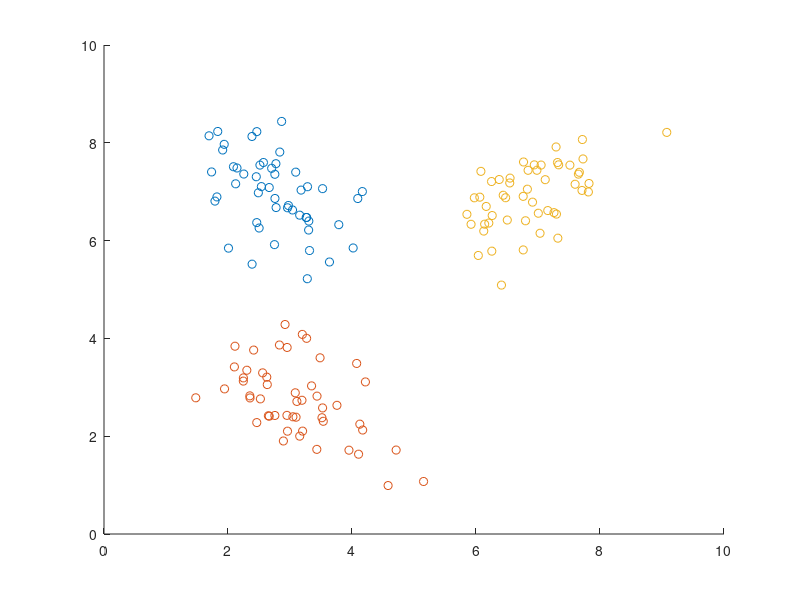

Write MATLAB code to recreate this figure. (Note: this script raises an error after producing the figure.)
function [ train, trainSel, testSel, centroids, classA, classB, classC, testDist, testClassA, testClassB, testClassC, intraClusterADist, intraClusterBDist, intraClusterCDist, classAmean, classBmean, classCmean, classAcov, classBcov, classCcov, classApdf, classBpdf, classCpdf ] = cwk1()

train = load('ag14774.train.txt');
test = load('ag14774.test.txt');

%PART 1.1
plotmatrix(train);
trainSel = [train(:,1) train(:,3)];
%*******************************************

%PART 1.2
[clusters, centroids] = kmeans(trainSel,3);

classA = trainSel(clusters == 1,1:2);
classB = trainSel(clusters == 2,1:2);
classC = trainSel(clusters == 3,1:2);

scatter(classA(:,1),classA(:,2),'red');
hold on
scatter(classB(:,1),classB(:,2),'black');
scatter(classC(:,1),classC(:,2),'blue');
%*******************************************

%PART 1.3
testSel = [test(:,1) test(:,3)];

testDist = pdist2(testSel, centroids);

[~,testClass] = min(testDist,[],2);

testClassA = testSel(testClass == 1,1:2);
testClassB = testSel(testClass == 2,1:2);
testClassC = testSel(testClass == 3,1:2);

scatter(testClassA(:,1),testClassA(:,2),'x','red');
scatter(testClassB(:,1),testClassB(:,2),'x','black');
scatter(testClassC(:,1),testClassC(:,2),'x','blue');
voronoi(centroids(:,1),centroids(:,2));
%************************************************

%PART 1.4
intraClusterADist = sum(pdist2(testClassA, centroids(1,:)));
intraClusterBDist = sum(pdist2(testClassB, centroids(2,:)));
intraClusterCDist = sum(pdist2(testClassC, centroids(3,:)));
%*************************************************

%PART 2.1
classAmean = mean (classA);
classBmean = mean (classB);
classCmean = mean (classC);

classAcov = cov (classA);
classBcov = cov (classB);
classCcov = cov (classC);

x = 0:0.1:10;
y = 0:0.1:10;
x=x';
y=y';

[X,Y] = meshgrid(x,y);

classApdf = mvnpdf([X(:) Y(:)],classAmean,classAcov);
classBpdf = mvnpdf([X(:) Y(:)],classBmean,classBcov);
classCpdf = mvnpdf([X(:) Y(:)],classCmean,classCcov);

classApdf = reshape(classApdf,size(X));
classBpdf = reshape(classBpdf,size(X));
classCpdf = reshape(classCpdf,size(X));

Ea = 2*pi * sqrt(det(classAcov));
Eb = 2*pi * sqrt(det(classBcov));
Ec = 2*pi * sqrt(det(classCcov));

Pa = (1/Ea) * exp(-3);
Pb = (1/Eb) * exp(-3);
Pc = (1/Ec) * exp(-3);

contour(X,Y,classApdf,[Pa Pa]);
contour(X,Y,classBpdf,[Pb Pb]);
contour(X,Y,classCpdf,[Pc Pc]);
%*****************************************************

%Part 2.2
LRAB = classApdf ./ classBpdf;
LRAC = classApdf ./ classCpdf;
LRBC = classBpdf ./ classCpdf;

LRAB = reshape(LRAB,size(X));
LRAC = reshape(LRAC,size(X));
LRBC = reshape(LRBC,size(X));

contour(X,Y,LRAB,[1 1],'r');
contour(X,Y,LRAC,[1 1],'b');
contour(X,Y,LRBC,[1 1],'black');
%******************************************************

%Part 2.3:
classApdf = mvnpdf([X(:) Y(:)],classAmean,[1 0 ; 0 1]);
classBpdf = mvnpdf([X(:) Y(:)],classBmean,[1 0 ; 0 1]);
classCpdf = mvnpdf([X(:) Y(:)],classCmean,[1 0 ; 0 1]);

LRAB = classApdf ./ classBpdf;
LRAC = classApdf ./ classCpdf;
LRBC = classBpdf ./ classCpdf;

LRAB = reshape(LRAB,size(X));
LRAC = reshape(LRAC,size(X));
LRBC = reshape(LRBC,size(X));

LRAB2 = classApdf ./ classBpdf *2;
LRAC2 = classApdf ./ classCpdf *2;

LRAB2      = reshape(LRAB2,size(X));
LRAC2      = reshape(LRAC2,size(X));

Ea = 2*pi * sqrt(det([1 0 ; 0 1]));
Eb = 2*pi * sqrt(det([1 0 ; 0 1]));
Ec = 2*pi * sqrt(det([1 0 ; 0 1]));

Pa = (1/Ea) * exp(-3);
Pb = (1/Eb) * exp(-3);
Pc = (1/Ec) * exp(-3);

contour(X,Y,classApdf,[Pa Pa]);
contour(X,Y,classBpdf,[Pb Pb]);
contour(X,Y,classCpdf,[Pc Pc]);

contour(X,Y,LRAB,[1 1],'r');
contour(X,Y,LRAC,[1 1],'b');
contour(X,Y,LRBC,[1 1],'black');

contour(X,Y,LRAB2,[1 1],'r');
contour(X,Y,LRAC2,[1 1],'b');
%*******************************************

end

